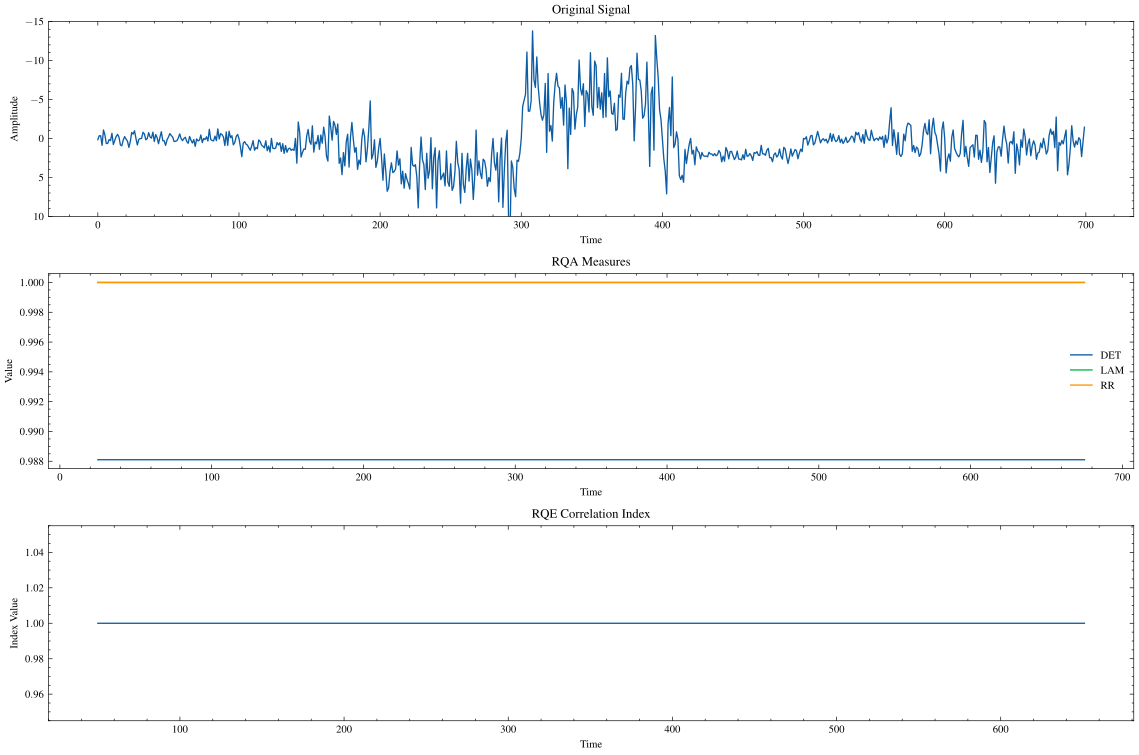

Reproduce this figure in Python.
from pyddeeg.utils.synthetic_signal_generator import synth_eeg, synth_signal
from pyddeeg.signal_processing.rqa import rqe_correlation_index, rqe_analysis

import scipy.stats as stats

import matplotlib.pyplot as plt
import scienceplots  # type: ignore

plt.style.use(["science", "ieee", "std-colors"])


if __name__ == "__main__":
    # Define the characteristics: time intervals and corresponding distribution parameters.
    characteristics = {
        (0, 100): {"mean": 0, "std": 1},
        (101, 140): {"mean": 1, "std": 1},
        (141, 200): {"mean": 1, "std": 4},
        (201, 280): {"mean": 4, "std": 4},
        (281, 300): {"mean": 4, "std": 6},
        (301, 400): {"mean": -5, "std": 6},
        (401, 420): {"mean": 2, "std": 6},
        (421, 500): {"mean": 2, "std": 1},
        (501, 560): {"mean": 0, "std": 1},
        (561, 600): {"mean": 0, "std": 3},
        (601, 700): {"mean": 1, "std": 3},
    }

    # Generate the synthetic signal using scipy.stats.norm as the PDF.
    timestamps, signal = synth_signal.synthetic_signal_gen(stats.norm, characteristics)

    # Parameters from the paper
    window_size = 50
    shift = 1
    lag = 1
    embedding = 10
    radius = 80
    min_line_length = 5
    distance = "euclidean"

    # Perform RQE analysis
    epochs_timestamps, rqa_measures = rqe_analysis(
        signal,
        timestamps,
        window_size,
        shift,
        lag,
        embedding,
        radius,
        min_line_length,
        distance,
    )

    # Calculate RQE correlation index
    corr_timestamps, correlation_index, _ = rqe_correlation_index(
        signal,
        timestamps,
        window_size,
        shift,
        lag,
        embedding,
        radius,
        min_line_length,
        distance,
    )

    # Plot results
    plt.figure(figsize=(12, 8))

    plt.subplot(3, 1, 1)
    plt.plot(timestamps, signal)
    plt.title("Original Signal")
    plt.xlabel("Time")
    plt.ylabel("Amplitude")
    plt.ylim([10, -15])

    plt.subplot(3, 1, 2)
    plt.plot(epochs_timestamps, rqa_measures["DET"], label="DET")
    plt.plot(epochs_timestamps, rqa_measures["LAM"], label="LAM")
    plt.plot(epochs_timestamps, rqa_measures["RR"], label="RR")
    plt.title("RQA Measures")
    plt.xlabel("Time")
    plt.ylabel("Value")
    plt.legend()

    plt.subplot(3, 1, 3)
    plt.plot(corr_timestamps, correlation_index)
    plt.title("RQE Correlation Index")
    plt.xlabel("Time")
    plt.ylabel("Index Value")

    plt.tight_layout()
    plt.savefig("./scripts/rqe_analysis.svg", format="svg")
    plt.show()
